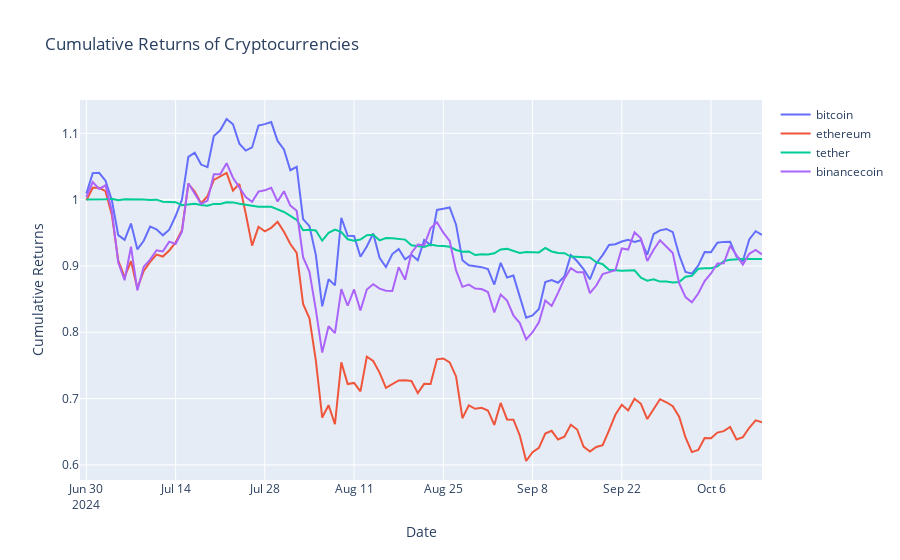

Source (notebook cell):
### Markdown cell above
**Return Analysis**
- it evaluates how much profit or loss an investment generates over a specific period

### Code cell
#calculate daily returns and cumulative returns
returns = pivoted_coin.pct_change()
cumulative_returns = (1 + returns).cumprod()

fig = go.Figure()

for coin in ['bitcoin', 'ethereum', 'tether', 'binancecoin']:
    fig.add_trace(go.Scatter(
        x=cumulative_returns.index,
        y=cumulative_returns[coin], mode='lines', name=coin
    ))

fig.update_layout(title='Cumulative Returns of Cryptocurrencies', xaxis_title='Date', yaxis_title='Cumulative Returns')
fig.show()
